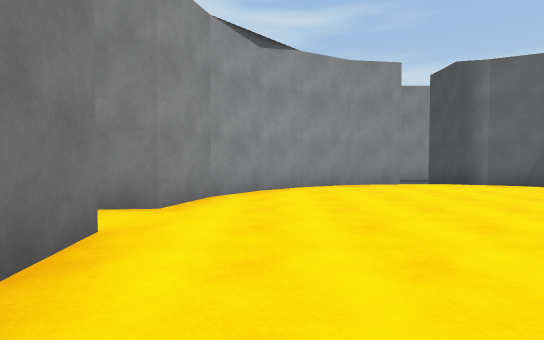
view 1 (above)

22 first-person views from a walk through a scene from a Unity 3-D project. The camera is 1.2 m above the floor, tilts 2° down and sees 80° across. The floor is counted in squares, 2 m on a side. Each view is taken from the middle of a square. On the plan, view 1 faces up. The plan holds only what a view shows up to about 10 squares ahead; the rest is blank. The place goes on beyond the plan. The player character is not drawn.

view 2
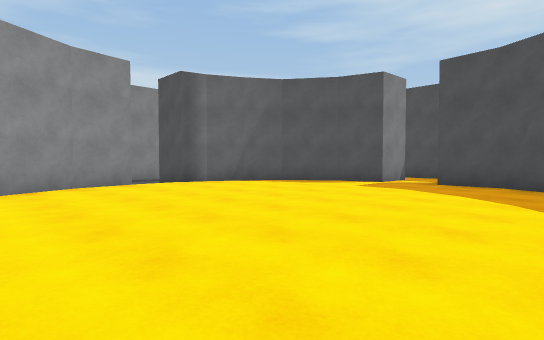

view 3
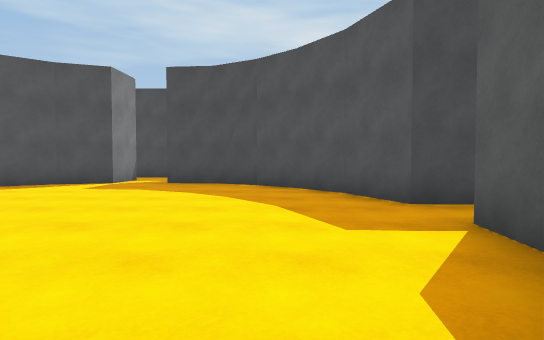

view 4
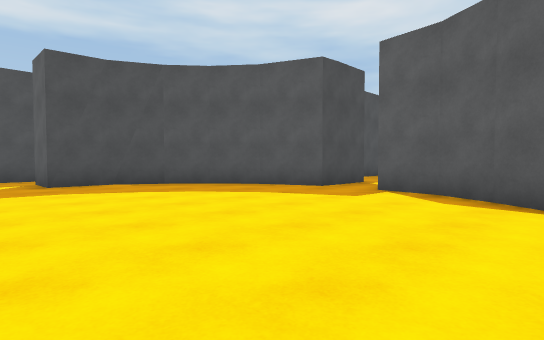

view 5
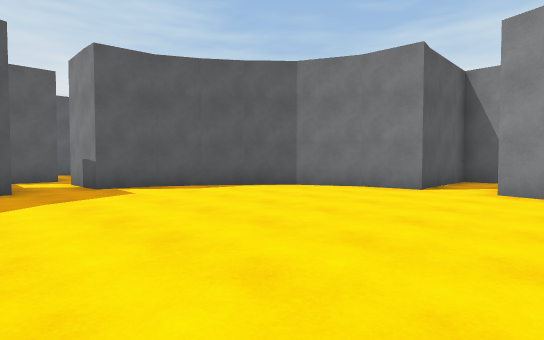

view 6
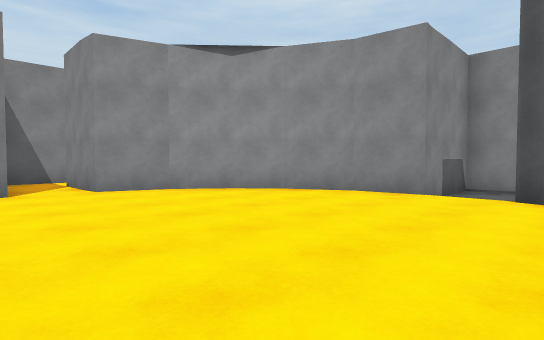

view 7
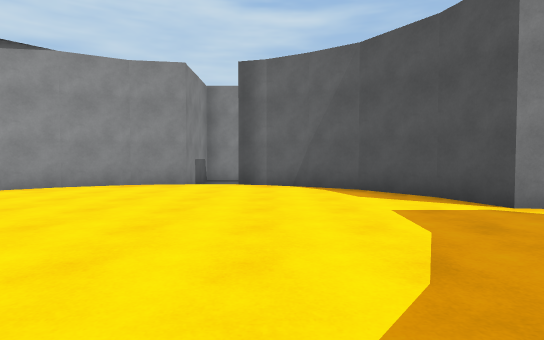

view 8
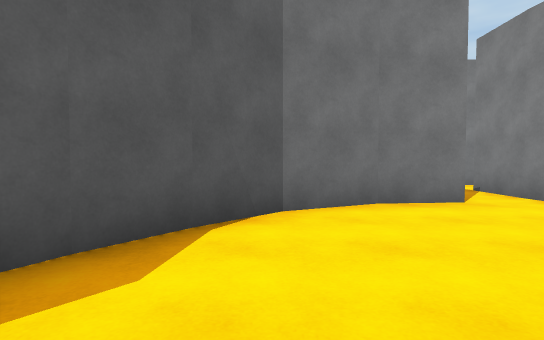

view 9
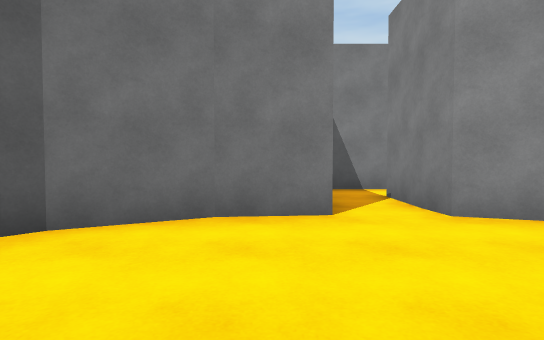

view 10
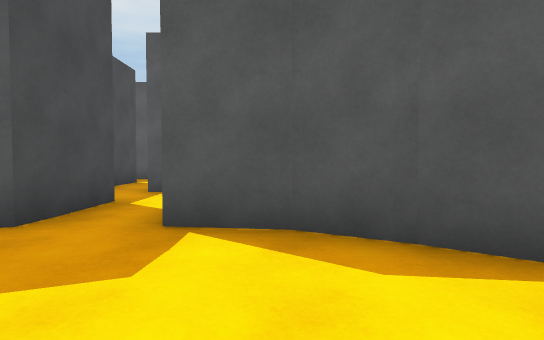

view 11
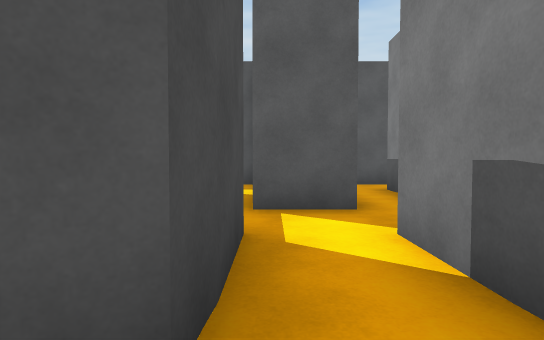

view 12
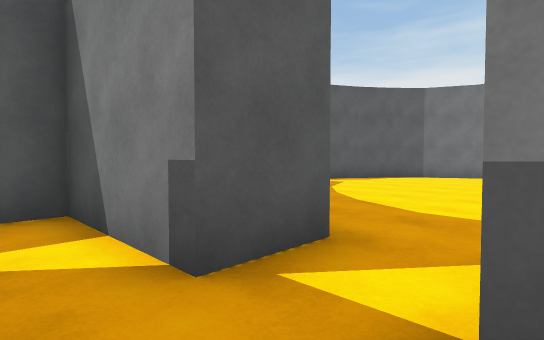

view 13
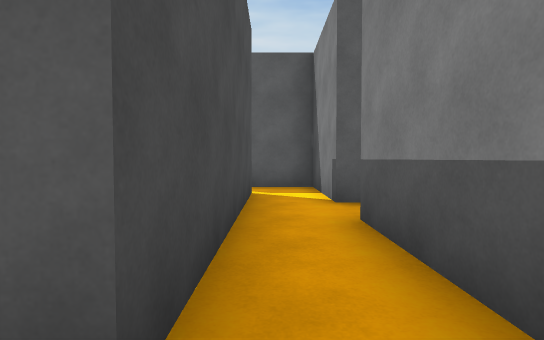

view 14
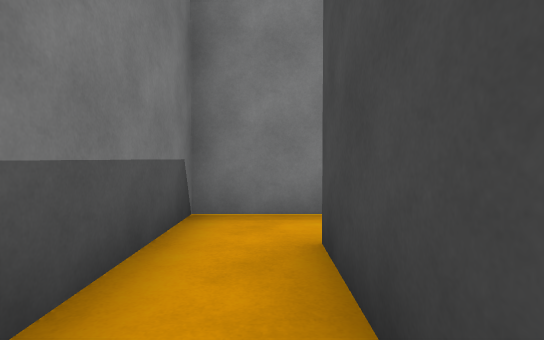

view 15
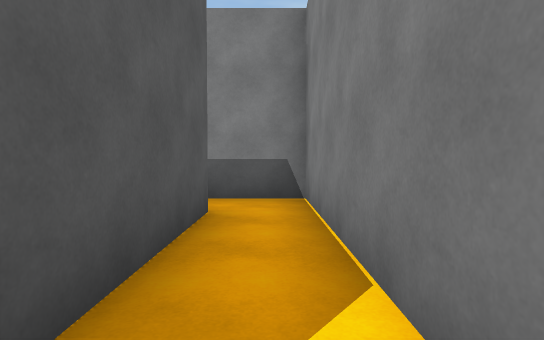

view 16
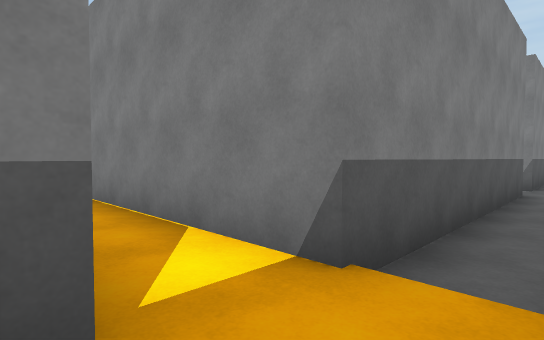

view 17
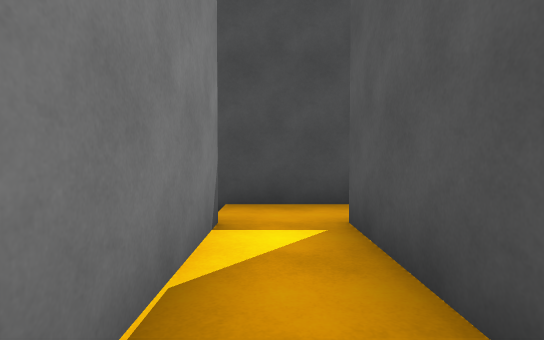

view 18
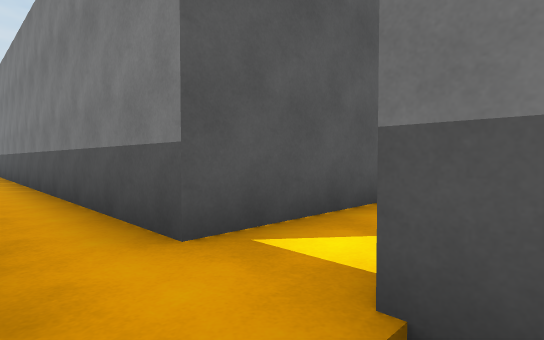

view 19
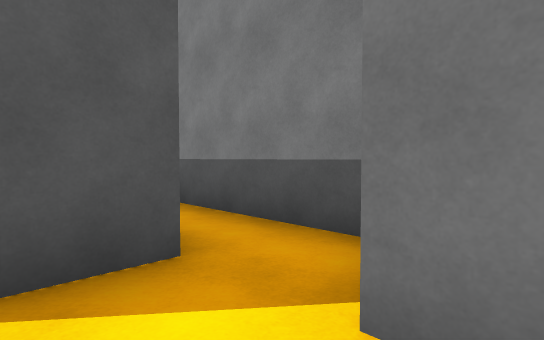

view 20
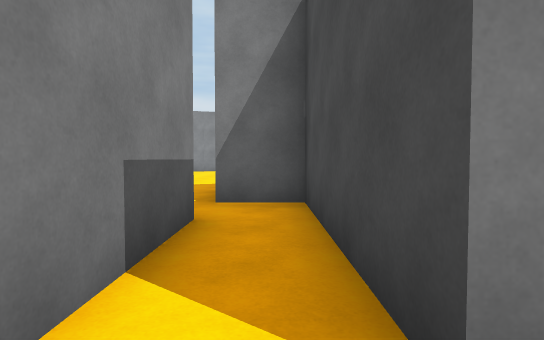

view 21
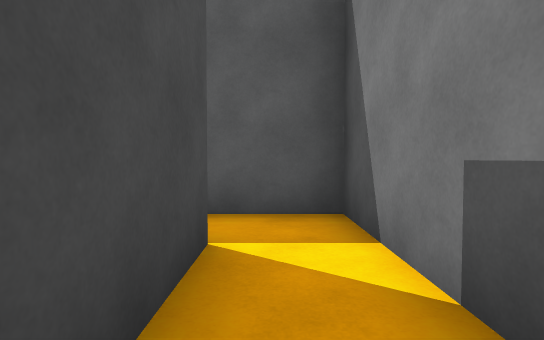

view 22
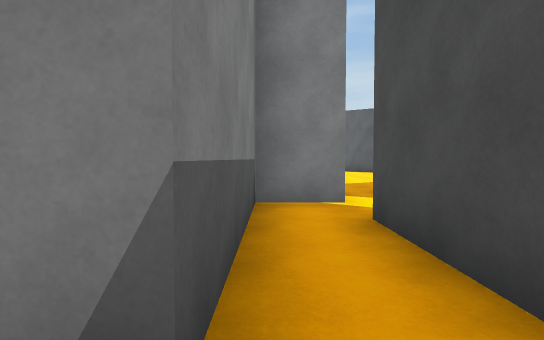

### Floor plan
Key: @ floor where view 1 was taken; # wall or solid block; . main floor; - floor 0.25 m lower than the main floor.
Columns run from 5 left of view 1 to 16 right of it. Each row starts with its distance up from view 1.
 13                    #
 12                    #
 11                    #-
 10         ###        #-
  9         #-         #-
  8       ###-##  ######-#
  7     ###....####......#
  6     #.......###.####.#
  5 #  ##........##.#  #.
  4 #.##.........##.#  #.
  3 #...............#  #.
  2 ####.........##.#  #
  1    ##........##.   #
  0     #@......####   #
 -1     ##.....##      #
 -2      ####.##       #
 -3       ###.##       #
 -4       #....#
 -5       #.##.#
 -6       #.##.#
 -7       #.##.#
 -8        . #..
 -9       ######

Positions as (right, up) in squares from view 1, and headings:
1: (0, 0), facing up
2: (0, 0), facing up-right
3: (0, 0), facing right
4: (0, 4), facing down-right
5: (5, 5), facing down-left
6: (5, 2), facing up-left
7: (5, 0), facing up
8: (3, 0), facing left
9: (2, 2), facing left
10: (2, 1), facing down
11: (4, -1), facing down
12: (10, 4), facing down-left
13: (10, 7), facing down
14: (10, 4), facing up
15: (14, 7), facing left
16: (15, 6), facing up-left
17: (11, 7), facing right
18: (15, 8), facing down-left
19: (4, -3), facing down-left
20: (5, -8), facing up
21: (5, -5), facing down
22: (2, -8), facing up
